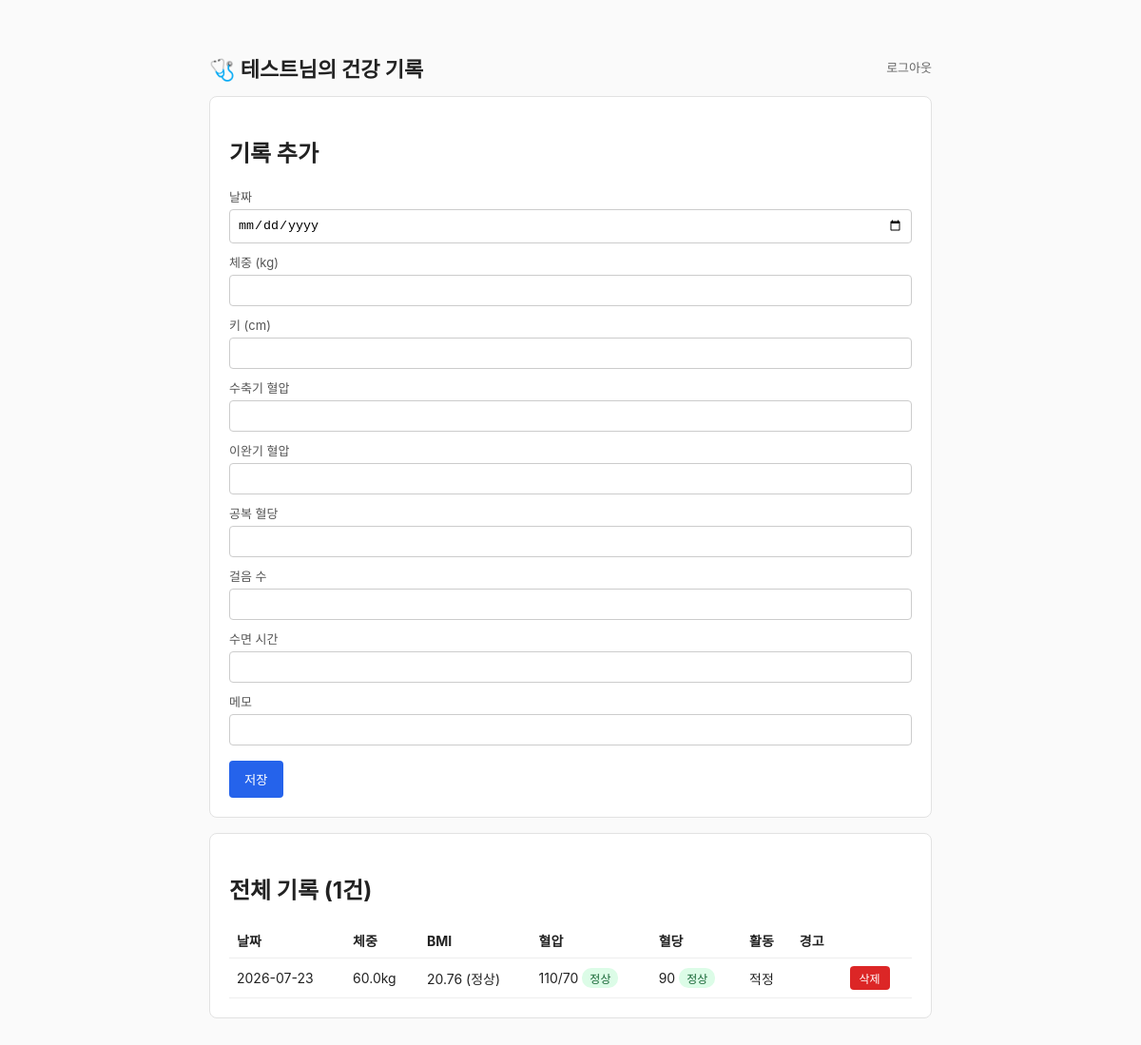
/web/records (signed in), run on the app's committed database.
### tables this page shows
CREATE TABLE users (
        id INTEGER PRIMARY KEY AUTOINCREMENT,
        email TEXT UNIQUE NOT NULL,
        password TEXT NOT NULL,
        name TEXT NOT NULL,
        role TEXT NOT NULL DEFAULT 'user',
        created_at TEXT NOT NULL
    );

CREATE TABLE records (
        id INTEGER PRIMARY KEY AUTOINCREMENT,
        user_id INTEGER,
        date TEXT NOT NULL,
        weight REAL NOT NULL,
        height REAL NOT NULL,
        systolic INTEGER NOT NULL,
        diastolic INTEGER NOT NULL,
        blood_sugar INTEGER NOT NULL,
        steps INTEGER DEFAULT 0,
        sleep_hours REAL DEFAULT 0,
        memo TEXT,
        bmi REAL,
        bmi_category TEXT,
        bp_category TEXT,
        sugar_category TEXT,
        warnings TEXT,
        FOREIGN KEY(user_id) REFERENCES users(id)
    );

### web.py (the view)
@router.get("/web/records", response_class=HTMLResponse)
def records_page(request: Request):
    user = get_current_user_from_cookie(request)
    if user is None:
        return RedirectResponse(url="/web/login", status_code=303)
    if user["role"] == "admin":
        return RedirectResponse(url="/web/admin", status_code=303)
    items = records_crud.get_records(user["id"])
    return templates.TemplateResponse(
        request, "records.html",
        {"user": user, "records": items, "error": None, "form_values": None}
    )

### templates/records.html (shortened to what this page needs)
{% extends "base.html" %}
{% block content %}
<div class="top-bar">
    <h1>🩺 {{ user.name }}님의 건강 기록</h1>
    <a href="/web/logout">로그아웃</a>
</div>
<div class="card">
    <h2>기록 추가</h2>
    {% set fv = form_values or {} %}
    <form method="post" action="/web/records" id="record-form">
        <label>날짜</label>
        <input type="date" name="date" value="{{ fv.date or '' }}" required>
        <label>체중 (kg)</label>
        <input type="number" step="0.1" min="0.1" max="200" name="weight" value="{{ fv.weight or '' }}"
               onkeydown="preventNegative(event)" oninput="validateNumberInput(this)" required>
        <label>키 (cm)</label>
        <input type="number" step="0.1" min="0.1" max="220" name="height" value="{{ fv.height or '' }}"
               onkeydown="preventNegative(event)" oninput="validateNumberInput(this)" required>
        <label>수축기 혈압</label>
        <input type="number" min="0" max="300" name="systolic" value="{{ fv.systolic or '' }}"
               onkeydown="preventNegative(event)" oninput="validateNumberInput(this)" required>
        <label>이완기 혈압</label>
        <input type="number" min="0" max="200" name="diastolic" value="{{ fv.diastolic or '' }}"
               onkeydown="preventNegative(event)" oninput="validateNumberInput(this)" required>
        <label>공복 혈당</label>
        <input type="number" min="0" max="600" name="blood_sugar" value="{{ fv.blood_sugar or '' }}"
               onkeydown="preventNegative(event)" oninput="validateNumberInput(this)" required>
        <label>걸음 수</label>
        <input type="number" min="0" max="100000" name="steps" value="{{ fv.steps if fv.steps is not none else 0 }}"
               onkeydown="preventNegative(event)" oninput="validateNumberInput(this)">
        <label>수면 시간</label>
        <input type="number" step="0.1" min="0" max="24" name="sleep_hours" value="{{ fv.sleep_hours if fv.sleep_hours is not none else 0 }}"
               onkeydown="preventNegative(event)" oninput="validateNumberInput(this)">
        <label>메모</label>
        <input type="text" name="memo" value="{{ fv.memo or '' }}">
        <button type="submit">저장</button>
    </form>
</div>
<div class="card">
    <h2>전체 기록 ({{ records|length }}건)</h2>
    {% if records|length == 0 %}
        <p style="color:#888;">아직 기록이 없습니다. 위에서 첫 기록을 추가해보세요.</p>
    {% else %}
    <table>
        <tr>
            <th>날짜</th><th>체중</th><th>BMI</th><th>혈압</th><th>혈당</th><th>활동</th><th>경고</th><th></th>
        </tr>
        {% for r in records %}
        <tr>
            <td>{{ r.date }}</td>
            <td>{{ r.weight }}kg</td>
            <td>{{ r.bmi }} ({{ r.bmi_category }})</td>
            <td>
                {{ r.systolic }}/{{ r.diastolic }}
                <span class="badge {{ 'warn' if r.bp_category == '고혈압' else 'ok' }}">{{ r.bp_category }}</span>
            </td>
            <td>
                {{ r.blood_sugar }}
                <span class="badge {{ 'warn' if r.sugar_category == '당뇨 의심' else 'ok' }}">{{ r.sugar_category }}</span>
            </td>
            <td>{{ r.activity_level or '-' }}</td>
            <td>
            </td>
            <td>
                <form class="inline" method="post" action="/web/records/{{ r.id }}/delete"
                      onsubmit="return confirm('삭제하시겠습니까?');">
                    <button type="submit" class="danger">삭제</button>
                </form>
            </td>
        </tr>
        {% endfor %}
    </table>
    {% endif %}
</div>
{% endblock %}

### templates/base.html (style rules this page uses)
body { font-family: -apple-system, "Segoe UI", "Malgun Gothic", sans-serif; max-width: 760px; margin: 40px auto; padding: 0 16px; color: #222; background: #fafafa; }
h1 { font-size: 22px; }
.card { background: #fff; border: 1px solid #e2e2e2; border-radius: 8px; padding: 20px; margin-bottom: 16px; }
label { display: block; margin-top: 10px; font-size: 13px; color: #555; }
input { width: 100%; padding: 8px; margin-top: 4px; border: 1px solid #ccc; border-radius: 4px; box-sizing: border-box; }
button { margin-top: 16px; padding: 10px 16px; background: #2563eb; color: #fff; border: none; border-radius: 4px; cursor: pointer; }
button.danger { background: #dc2626; padding: 4px 10px; font-size: 12px; margin-top: 0; }
table { width: 100%; border-collapse: collapse; font-size: 14px; }
th, td { padding: 8px; border-bottom: 1px solid #eee; text-align: left; }
.badge { display: inline-block; padding: 2px 8px; border-radius: 10px; font-size: 12px; }
.badge.ok { background: #dcfce7; color: #166534; }
.top-bar { display: flex; justify-content: space-between; align-items: center; }
.top-bar a { font-size: 13px; color: #666; text-decoration: none; }
form.inline { display: inline; }

### data on the page
users: name "테스트"
records: date "2026-07-23", weight "60.0", bmi "20.76", bmi_category "정상", systolic "110", diastolic "70", bp_category "정상", blood_sugar "90", sugar_category "정상", activity_level "적정"

### other printed values
{{ records|length }} "1"
